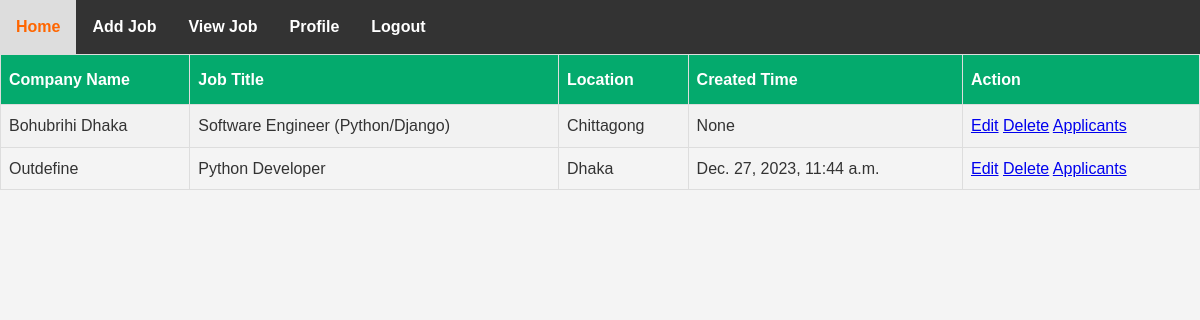
The page /createdJobByRecruiter/ (signed in) on the database its author committed.
### myApp/models.py (models this page shows, shortened)
class job_model(models.Model):
    job_title=models.CharField(max_length=100,null=True)
    company_name=models.CharField(max_length=100,null=True)
    location=models.CharField(max_length=100,null=True)
    description=models.TextField()
    create_at = models.DateTimeField(auto_now_add=True,null=True)
    update_at = models.DateTimeField(auto_now=True,null=True)
    job_creator = models.ForeignKey(Custom_User,on_delete=models.CASCADE)

### myProject/views.py (the view)
# urls.py: path('createdJobByRecruiter/',createdJobByRecruiter,name='createdJobByRecruiter'),
def createdJobByRecruiter(request):
    user=request.user
    creator=job_model.objects.filter(job_creator=user)
    context={
        'creator':creator
    }
    return render(request,'createdJob.html',context)

### Template/createdJob.html (shortened to what this page needs)
{% extends "dashboard.html" %}
{% block content %}
<!DOCTYPE html>
<html>
<head>
</head>
<body>
<table id="customers">
  <tr>
    <th>Company Name</th>
    <th>Job Title</th>
    <th>Location</th>
    <th>Created Time</th>
    <th>Action</th>
  </tr>
  {% for i in creator %}
  <tr>
    <td>{{i.company_name}}</td>
    <td>{{i.job_title}}</td>
    <td>{{i.location}}</td>
    <td>{{i.create_at}}</td>
    <td>
        <a href='{% url "editPage" i.id %}'>Edit</a>
        <a href='{% url "deletePage" i.id %}'>Delete</a>
        <a href='{% url "applicants_view_page" i.id %}'>Applicants</a>
    </td>
  </tr>
  {% endfor %}
</table>
</body>
</html>
{% endblock content %}

### Template/dashboard.html (style rules this page uses)
body { font-family: Arial, sans-serif; margin: 0; padding: 0; }
* { margin: 0; padding: 0; box-sizing: border-box; }
body { font-family: Arial, sans-serif; background-color: #f4f4f4; line-height: 1.6; color: #333; }

### Template/createdJob.html (style rules this page uses)
#customers { font-family: Arial, Helvetica, sans-serif; border-collapse: collapse; width: 100%; }
#customers td, #customers th { border: 1px solid #ddd; padding: 8px; }
#customers tr:nth-child(even) { background-color: #f2f2f2; }
#customers th { padding-top: 12px; padding-bottom: 12px; text-align: left; background-color: #04AA6D; color: white; }

### rows shown on the page
job_model: company_name "Bohubrihi Dhaka", job_title "Software Engineer (Python/Django)", location "Chittagong", create_at "None"
job_model: company_name "Outdefine", job_title "Python Developer", location "Dhaka", create_at "Dec. 27, 2023, 11:44 a.m."
